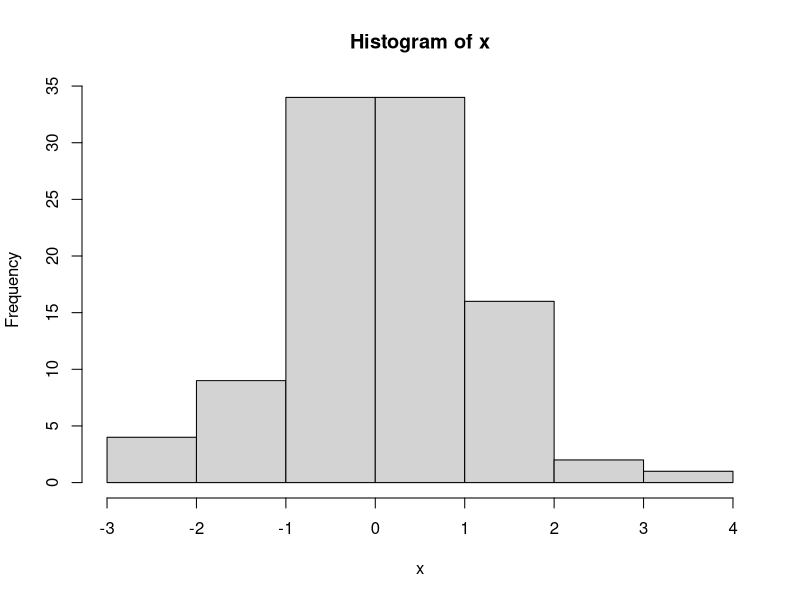

R code for this plot:
## ---- chunk 1
suppressPackageStartupMessages({
    library(knitr)
    library(magrittr)
    library(forcats)
    library(stringr)
    library(lubridate)
    library(tidyverse)
})

# knitr options
opts_chunk$set(
    cache       = FALSE,
    collapse    = TRUE,
    comment     = "#",
    echo        = TRUE,
    error       = FALSE,
    fig.align   = 'center',
    fig.height  = 4,
    fig.width   = 5,
    fig.path    = 'figures/fig_',
    fig.show    = 'hold',
    message     = FALSE,
    prompt      = TRUE,
    strip.white = TRUE,
    warning     = FALSE
)

# global options
options(
    digits = 4,
    scipen = 5,
    stringsAsFactors = FALSE,
    tibble.print_min = 4L, 
    tibble.print_max = 4L
)
## ---- chunk 2
"a string"
x = rnorm(100)
mean(x)
## ---- chunk 3
data.frame(x = month.abb[1:5], y = 1:5) %>% 
    set_rownames(letters[1:5]) %>% 
    kable
## ---- chunk 4
hist(x)
